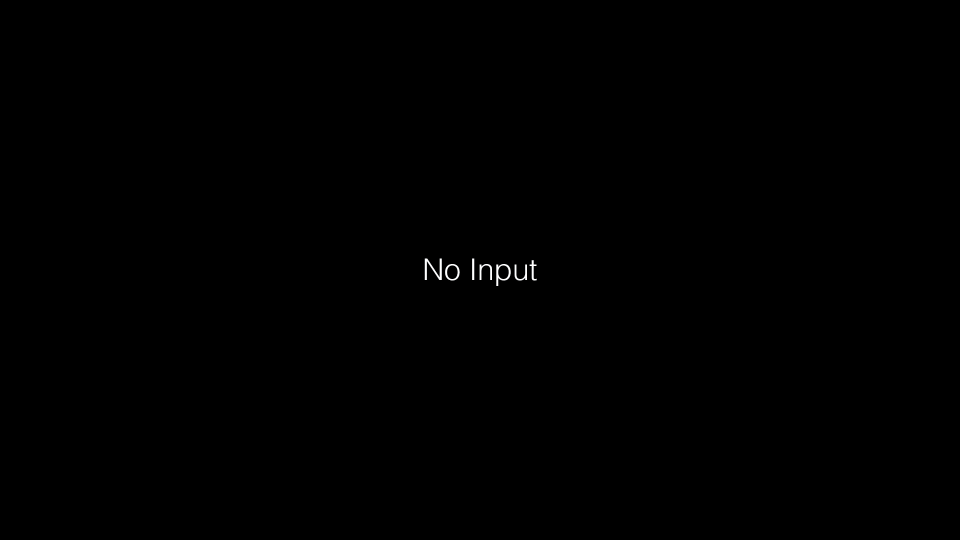
#> input picture Backend/gui/assets/no_input.png, 1920 x 1080 px (shown at 1/2 size)
$ python -i plot_processing.py   (imports and definitions only)
#> lines starting #> are read from the running program, lines starting #| are printed output that depends on the picture
#> further down, picture is the input picture: shape (1080, 1920, 3); mean B, G, R 0.3, 0.3, 0.3
import cv2
import time
import numpy as np
import matplotlib.pyplot as plt
from matplotlib.figure import Figure
import io
from PIL import Image
from utils.video_stream import VideoStream
from gui.styles import text, colours

def plot_loop(hist_queue, frame_queue, stop_event, settings):
    """Main loop for processing histogram data."""
    while not stop_event.is_set():
        frame = frame_queue.get()
        if frame is not None:
            hist_image = create_histogram_image(frame)
            if hist_queue.empty():
                hist_queue.put(hist_image)
        time.sleep(0.1)

def create_histogram_image(frame):
    """Create a histogram image from the frame."""
    frame_rgb = cv2.cvtColor(frame, cv2.COLOR_BGR2RGB)
    r, g, b = cv2.split(frame_rgb)
    r_hist = np.histogram(r, bins=256, range=(0, 255))[0]
#> r_hist = 256 values, max 2071001 at index 0, min 0 at index 1, mean 8100
    g_hist = np.histogram(g, bins=256, range=(0, 255))[0]
#> g_hist has the same summary as r_hist
    b_hist = np.histogram(b, bins=256, range=(0, 255))[0]
#> b_hist has the same summary as r_hist

    fig = Figure(figsize=(4, 1), dpi=100)
    fig.set_facecolor(colours.off_black_80)
    ax = fig.add_subplot(111)
    ax.set_position([.02, .1, .94, .9])  # pack tightly
    ax.margins(x=0, y=0)

    intensity = np.arange(0, 256)
    # Plot color distribution
    ax.plot(intensity, np.histogram(r, bins=256, range=(0, 255))[
            0], color='red', linewidth=0)
    ax.plot(intensity, np.histogram(g, bins=256, range=(0, 255))[
            0], color='green', linewidth=0)
    ax.plot(intensity, np.histogram(b, bins=256, range=(0, 255))[
            0], color='blue', linewidth=0)

    ax.fill_between(intensity, np.histogram(
        r, bins=256, range=(0, 255))[0], color='red', alpha=0.5)
    ax.fill_between(intensity, np.histogram(
        g, bins=256, range=(0, 255))[0], color='green', alpha=0.5)
    ax.fill_between(intensity, np.histogram(
        b, bins=256, range=(0, 255))[0], color='blue', alpha=0.5)

    ax.set_facecolor(colours.off_black_80)
    ax.tick_params(axis='x', colors=colours.off_black_80)

    # Set x-axis ticks to display percentages
    ax.set_xticks(np.arange(0, 256, 25.5),
                    [f"{i}%" for i in range(0, 101, 10)],
                    color='grey', fontsize=8, y=0.1)  # divide range into 10

    ax.spines[['right', 'top', 'left', 'bottom']].set_visible(False)

    # Add thin grey lines for every 10th percent across the entire graph
    for i in range(0, 101, 10):
        ax.axvline(x=i * 255 / 100, color='grey',
                    linestyle='--', linewidth=0.5)

    ax.yaxis.set_visible(False)
    ax.set_title('')

    buf = io.BytesIO()
    fig.savefig(buf, format='png')
    buf.seek(0)
    img = Image.open(buf)
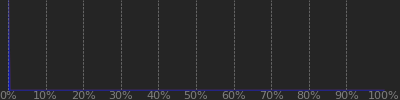
#> img: PIL image 400x100 RGBA; mean R, G, B, A 39.5, 39.4, 40.9, 255
    return img

>>> import cv2
>>> picture = cv2.imread('../../../../gui/assets/no_input.png')
>>> result = create_histogram_image(picture)
